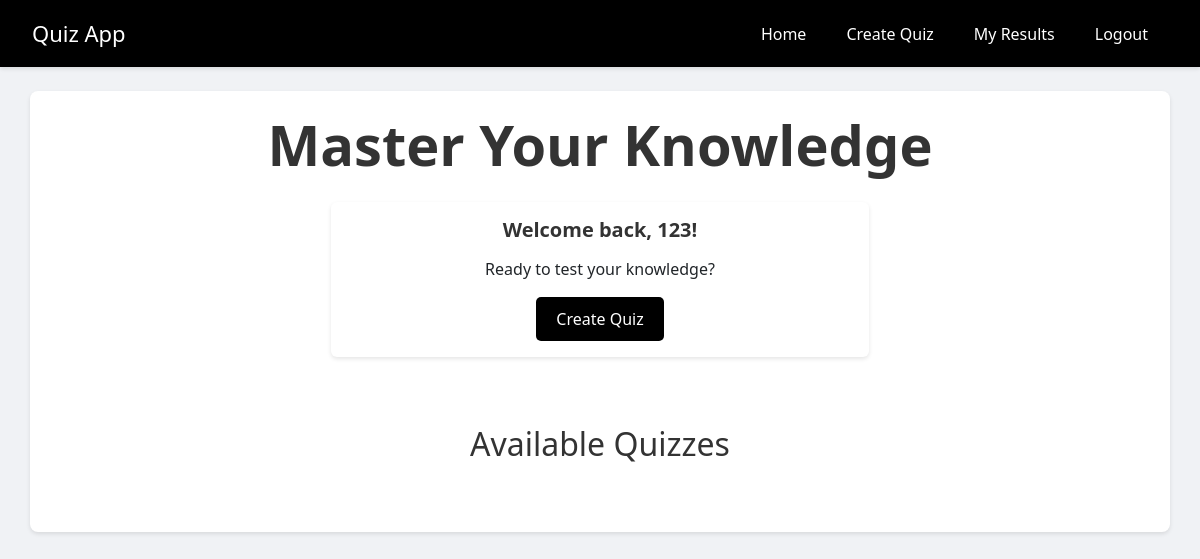
Page / (signed in) on the earlier database version.
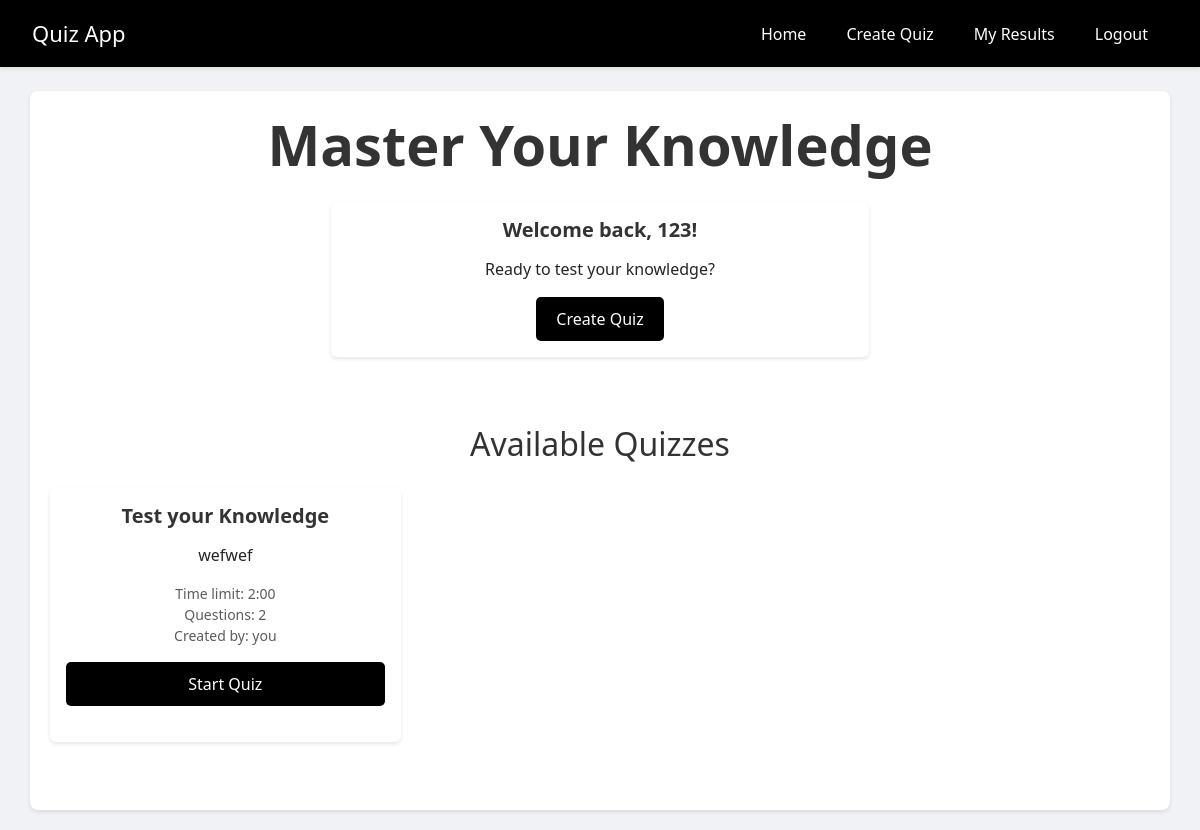
Same page on the later database version.
### app.py (models this page shows, shortened)
class User(UserMixin, db.Model):
    id = db.Column(db.Integer, primary_key=True)
    username = db.Column(db.String(80), unique=True, nullable=False)
    email = db.Column(db.String(120), unique=True, nullable=False)
    password_hash = db.Column(db.String(128))
    quiz_results = db.relationship('QuizResult', backref='user', lazy=True)

class Quiz(db.Model):
    id = db.Column(db.Integer, primary_key=True)
    title = db.Column(db.String(200), nullable=False)
    description = db.Column(db.Text)
    time_limit = db.Column(db.Integer)  # Time limit in seconds
    creator_id = db.Column(db.Integer, db.ForeignKey('user.id'), nullable=False)
    questions = db.relationship('Question', backref='quiz', lazy=True)
    results = db.relationship('QuizResult', backref='quiz', lazy=True)
    creator = db.relationship('User', backref='created_quizzes', lazy=True)

### app.py (the view)
@app.route('/')
def index():
    quizzes = Quiz.query.all() if current_user.is_authenticated else []
    return render_template('index.html', quizzes=quizzes)

### app.py (called while the page is built)
@login_manager.user_loader
def load_user(user_id):
    return User.query.get(int(user_id))

### templates/index.html (shortened to what this page needs)
{% extends "base.html" %}
{% block content %}
<div class="text-center mb-5">
    <h1 class="display-4 mb-4">Master Your Knowledge</h1>
    {% if current_user.is_authenticated %}
        <div class="row justify-content-center mb-5">
            <div class="col-md-6">
                <div class="card">
                    <div class="card-body">
                        <h5 class="card-title">Welcome back, {{ current_user.username }}!</h5>
                        <p class="card-text">Ready to test your knowledge?</p>
                        <div class="d-flex justify-content-center">
                            <a href="{{ url_for('create_quiz') }}" class="btn btn-custom">
                                Create Quiz
                            </a>
                        </div>
                    </div>
                </div>
            </div>
        </div>
        <h2 class="mb-4">Available Quizzes</h2>
        <div class="row row-cols-1 row-cols-md-2 row-cols-lg-3 g-4">
            {% for quiz in quizzes %}
            <div class="col">
                <div class="card h-100">
                    <div class="card-body">
                        <h5 class="card-title">{{ quiz.title }}</h5>
                        <p class="card-text">{{ quiz.description }}</p>
                        <div class="quiz-info mb-3">
                            <small class="text-muted d-block">
                                Time limit:
                                {{ "%d:%02d"|format(quiz.time_limit // 60, quiz.time_limit % 60) }}
                            </small>
                            <small class="text-muted d-block">
                                Questions:
                                {{ quiz.questions|length }}
                            </small>
                            <small class="text-muted d-block">
                                Created by:
                                {% if quiz.creator_id == current_user.id %}
                                    you
                                {% else %}
                                    {{ quiz.creator.username }}
                                {% endif %}
                            </small>
                        </div>
                        <div class="d-grid">
                            <a href="{{ url_for('take_quiz', quiz_id=quiz.id) }}" class="btn btn-custom">
                                Start Quiz
                            </a>
                        </div>
                    </div>
                </div>
            </div>
            {% endfor %}
        </div>
    {% endif %}
</div>
{% endblock %}

### templates/base.html (shortened to what this page needs)
<!DOCTYPE html>
<html lang="en">
<head>
    <link href="https://cdn.jsdelivr.net/npm/bootstrap@5.3.0/dist/css/bootstrap.min.css" rel="stylesheet">
    <link href="https://cdn.jsdelivr.net/npm/bootstrap-icons@1.11.3/font/bootstrap-icons.css" rel="stylesheet">
    <link rel="stylesheet" href="{{ url_for('static', filename='css/style.css') }}">
</head>
<body>
    <nav class="navbar navbar-expand-lg">
        <div class="container-fluid">
            <a class="navbar-brand" href="{{ url_for('index') }}">
                Quiz App
            </a>
            <div class="collapse navbar-collapse" id="navbarNav">
                <ul class="navbar-nav ms-auto">
                    {% if current_user.is_authenticated %}
                        <li class="nav-item">
                            <a class="nav-link" href="{{ url_for('index') }}">
                                Home
                            </a>
                        </li>
                        <li class="nav-item">
                            <a class="nav-link" href="{{ url_for('create_quiz') }}">
                                Create Quiz
                            </a>
                        </li>
                        <li class="nav-item">
                            <a class="nav-link" href="{{ url_for('view_results') }}">
                                My Results
                            </a>
                        </li>
                        <li class="nav-item">
                            <a class="nav-link" href="{{ url_for('logout') }}">
                                Logout
                            </a>
                        </li>
                    {% endif %}
                </ul>
            </div>
        </div>
    </nav>
    <div class="container mt-4">
        {% block content %}{% endblock %}
    </div>
</body>
</html>

### static/css/style.css (style rules this page uses)
body { min-height: 100vh; background: #f0f2f5; color: #333; }
.container { background-color: #fff; border-radius: 8px; padding: 20px; margin-top: 20px; margin-bottom: 20px; box-shadow: 0 2px 4px rgba(0, 0, 0, 0.1); }
.navbar { background-color: #000; padding: 12px 20px; box-shadow: 0 2px 4px rgba(0, 0, 0, 0.1); }
.navbar-brand { color: #fff !important; font-size: 22px; font-weight: 500; }
.nav-link { color: #fff !important; padding: 8px 15px !important; margin: 0 5px; border-radius: 4px; transition: none; }
.btn-custom { background-color: #000; color: #fff; border: none; padding: 10px 20px; border-radius: 5px; font-weight: 500; transition: none; transform: none; }
.card { border: none; box-shadow: 0 2px 4px rgba(0, 0, 0, 0.1); margin-bottom: 20px; transition: none; transform: none; }
.quiz-info { color: #666; }
.card-title { color: #333; font-weight: 600; margin-bottom: 15px; }
.display-4 { color: #333; font-weight: 600; margin-bottom: 30px; }

Differences in the rows shown:
added Quiz: title "Test your Knowledge", description "wefwef", time_limit "2:00", questions|length "2"
